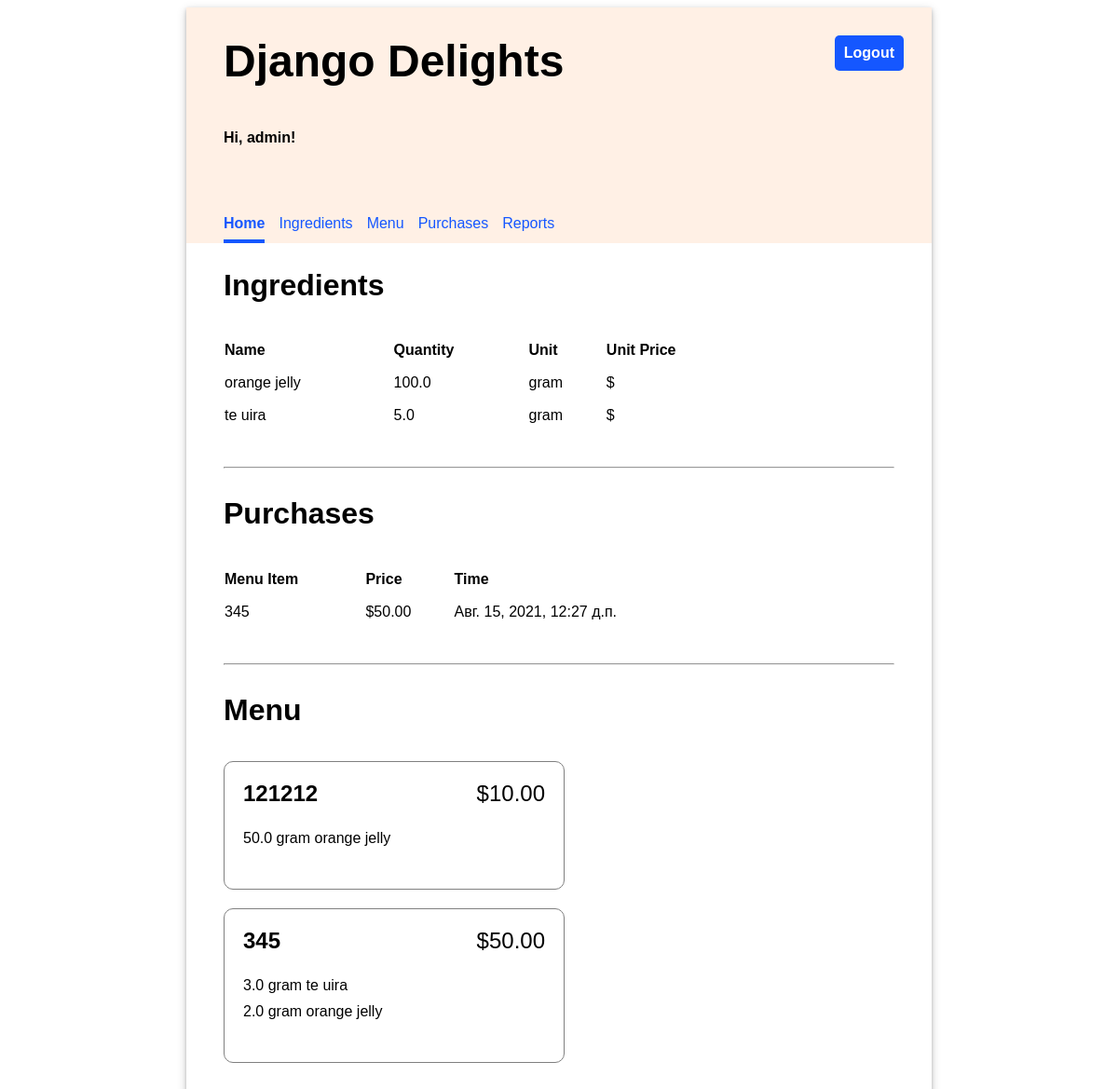
The app's page / (signed in) with its own data.
### restaurant/models.py (models this page shows, shortened)
class Ingredient(models.Model):
    name = models.CharField(max_length=100, unique=True)
    quantity = models.FloatField(default=0.0)
    unit = models.CharField(max_length=100)
    unit_price = models.FloatField(default=0.00)

class Purchase(models.Model):
    menu_item = models.ForeignKey(MenuItem, on_delete=models.CASCADE)
    timestamp = models.DateTimeField(auto_now_add=True)

class MenuItem(models.Model):
    title = models.CharField(max_length=200, unique=True)
    price = models.FloatField(default=0.00)

class RecipeRequirement(models.Model):
    menu_item = models.ForeignKey(MenuItem, on_delete=models.CASCADE)
    ingredient = models.ForeignKey(Ingredient, on_delete=models.CASCADE)
    quantity = models.FloatField(default=0)

### restaurant/views.py (the view)
# urls.py: path('', views.HomeView.as_view(), name='home'),
class HomeView(LoginRequiredMixin, TemplateView):
    template_name = "inventory/home.html"
    def get_context_data(self, **kwargs):
        context = super().get_context_data(**kwargs)
        context["ingredients"] = Ingredient.objects.all()
        context["menu_items"] = MenuItem.objects.all()
        context["purchases"] = Purchase.objects.all()
        return context

### restaurant/templates/inventory/home.html (shortened to what this page needs)
{% extends 'base.html' %}
{% load static %}
{% block content %}
    <div class="home">
        <div>
            <h2>Ingredients</h2>
            <table class="inventory-table">
                <thead>
                    <tr>
                        <th>Name</th>
                        <th>Quantity</th>
                        <th>Unit</th>
                        <th>Unit Price</th>
                    </tr>
                </thead>
                <tbody>
                {% for ingredient in ingredients %}
                    <tr>
                        <td>{{ ingredient.name }}</td>
                        <td>{{ ingredient.quantity }}</td>
                        <td>{{ ingredient.unit }}</td>
                        <td class="price">${{ ingredient.price_per_unit|stringformat:".2f" }}</td>
                    </tr>
                {% endfor %}
                </tbody>
            </table>
        </div>
        <hr/>
        <div>
            <h2>Purchases</h2>
            <table class="inventory-table">
                <thead>
                    <tr>
                        <th>Menu Item</th>
                        <th>Price</th>
                        <th>Time</th>
                    </tr>
                </thead>
                <tbody>
                {% for purchase in purchases %}
                    <tr>
                        <td>{{ purchase.menu_item.title }}</td>
                        <td class="price">${{ purchase.menu_item.price|stringformat:".2f" }}</td>
                        <td>{{ purchase.timestamp }}</td>
                    </tr>
                {% endfor %}
                </tbody>
            </table>
        </div>
        <hr/>
        <div>
            <h2>Menu</h2>
            <ul class="menu-items">
            {% for menu_item in menu_items %}
                <li>
                    <div class="menu-item-header">
                        <div class="menu-item-title">{{ menu_item.title }}</div>
                        <div class="menu-item-price">${{ menu_item.price|stringformat:".2f" }}</div>
                    </div>
                    <ul class="menu-item-ingredients">
                        {% for recipe_requirement in menu_item.reciperequirement_set.all %}
                        <li>{{ recipe_requirement.quantity }} {{recipe_requirement.ingredient.unit }} {{ recipe_requirement.ingredient.name }}</li>
                        {% endfor %}
                    </ul>
                </li>
            {% endfor %}
            </ul>
        </div>
    </div>
{% endblock %}

### restaurant/templates/base.html (shortened to what this page needs)
<!DOCTYPE html>
<html>
<head>
  {% load static %}
  <link rel="stylesheet" type="text/css" href="{% static 'restaurant/style.css' %}" />
</head>
<body>
  <div class="app">
  <header>
    <div class="header-first-row">
      <h1 class="title">Django Delights</h1>
      {% if user.is_authenticated %}
      <a class="logout" href="/logout">Logout</a>
      {% endif %}
    </div>
    {% if user.is_authenticated %}
      <p>Hi, {{ user.username }}!</p>
      <nav class="navbar">
        {% url 'home' as home_url %}
        {% url 'ingredients' as ingredients_url %}
        {% url 'menu' as menu_url %}
        {% url 'purchases' as purchases_url %}
        {% url 'reports' as reports_url %}
        <a class="nav-item{% if request.path == home_url %} current-page{% endif %}" href="{% url 'home' %}">Home</a>
        <a class="nav-item{% if request.path == ingredients_url %} current-page{% endif %}" href="{% url 'ingredients' %}">Ingredients</a>
        <a class="nav-item{% if request.path == menu_url %} current-page{% endif %}" href="{% url 'menu' %}">Menu</a>
        <a class="nav-item{% if request.path == purchases_url %} current-page{% endif %}" href="{% url 'purchases' %}">Purchases</a>
        <a class="nav-item{% if request.path == reports_url %} current-page{% endif %}" href="{% url 'reports' %}">Reports</a>
      </nav>
    {% endif %}
  </header>
  <main>
    {% block content %}
    {% endblock %}
  </main>
  </div>
</body>
</html>

### restaurant/static/restaurant/style.css (style rules this page uses)
body { font-family: 'Oxygen', sans-serif; }
hr { margin: 30px 0; }
header { background-color: #FFF0E5; min-height: 200px; display: flex; align-items: center; flex-direction: column; align-items: flex-start; padding-left: 40px; }
main { display: flex; flex-direction: column; padding: 0 40px 20px 40px; justify-content: center; }
main h2 { font-size: 2em; }
.app { min-width: 800px; max-width: 60%; margin: 0 auto; box-shadow: 0 2px 4px 0 rgba(0, 0, 0, 0.2), 0 3px 10px 0 rgba(0, 0, 0, 0.19); }
.title { font-size: 3em; padding: 30px 0; margin: auto 0; }
header p { font-weight: bold; }
.navbar { margin-top: 50px; display: flex; width: 100%; }
.navbar a { text-decoration: none; padding: 8px 0; color: #1557FF; margin-right: 15px; }
.navbar a:hover, .navbar .current-page { border-bottom: solid 4px #1557FF; border-spacing: 0 15px; font-weight: bold; }
main table { text-align: left; border-collapse: separate; border-spacing: 0 15px; width: 80%; }
.header-first-row { width: 100%; display: flex; justify-content: space-between; }
.logout { height: max-content; text-align: center; text-decoration: none; border: 0px; background-color: #1557FF; border-radius: 5px; color: white; padding: 10px; font-weight: bold; margin: 30px; font-size: 1em; }
.menu-items { display: flex; flex-wrap: wrap; padding: 0; justify-content: space-between; }
.menu-items * { padding: 0; }
.menu-items > li { display: flex; flex-direction: column; padding: 20px; border: 1px solid grey; margin: 10px 0; border-radius: 10px; justify-content: left; flex-basis: 45%; }
.menu-items, .menu-items ul { list-style-type: none; }
.menu-item-header { display: flex; flex-direction: row; justify-content: space-between; font-size: 1.5em; }
.menu-item-title { font-weight: bold; }
.menu-item-ingredients { padding: 20px 0; }
.menu-item-ingredients * { padding: 5px 0; }
a { text-decoration: none; color: #1557FF; }

### records on screen
Ingredient: name "orange jelly", quantity "100.0", unit "gram"
Ingredient: name "te uira", quantity "5.0", unit "gram"
Purchase: menu_item "345", menu_item.price "50.00", timestamp "Авг. 15, 2021, 12:27 д.п."
MenuItem: title "121212", price "10.00"
RecipeRequirement: quantity "50.0", ingredient.unit "gram", ingredient.name "orange jelly"
MenuItem: title "345", price "50.00"
RecipeRequirement: quantity "3.0", ingredient.unit "gram", ingredient.name "te uira"
RecipeRequirement: quantity "2.0", ingredient.unit "gram", ingredient.name "orange jelly"

### other values on screen
{{ user.username }} "admin"
